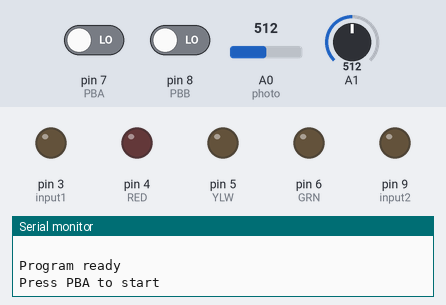
A sketch run on a simulated Arduino Uno, built with avr-gcc and run on an emulated ATmega328P. Parts: output pins drawn as LEDs (lit = HIGH), the last lines printed to the serial monitor. The inputs (shaded band) are chosen by the test bench; at power-on: A0 (photo) = 512, pin 7 (PBA) LOW, pin 8 (PBB) LOW, A1 = 512.

Above: at 0.18 s.
At 6.7 s:
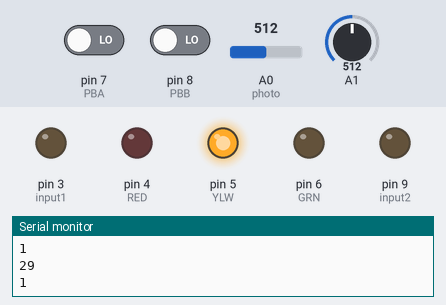
6.8 s: A0 (photo) set to 716
At 17.58 s:
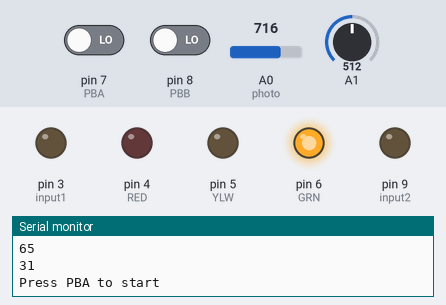
Timing chart, 0 to 20.6 s (numbered marks = the images above; inputs shaded):
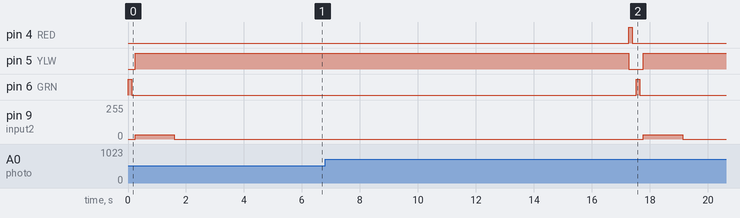

The sketch:

light_tracker-dcmotor.ino
```cpp
/*
 * Search for light with a DC Gear Motor
 * Developed by Hemant Kuruva (20077636)
 * 25 May 2018
 */

// Pin Assignments
int RED = 4;          //red LED Pin
int YLW = 5;          //yellow LED Pin
int GRN = 6;          //green LED Pin
int PBA = 7;          //pushbutton A
int PBB = 8;          //pushbutton B

int photo = 0;
int prevdata=0;
int newvdata=0;
int photoLoc=0;
int token=0;
int long i = 0;
int pot = 0;
int pwmspeed = 32;
int input1 = 3;
int input2 = 9;

int Step = 0;

void setup()
{
  //Initializing button pins as inputs
  pinMode(PBA, INPUT);
  pinMode(PBB, INPUT);

  //Initializing LED pins
  pinMode(RED, OUTPUT);
  pinMode(YLW, OUTPUT);
  pinMode(GRN, OUTPUT);

  pinMode(1,INPUT); //Potentiometer

  pinMode(0,INPUT); //Photoresistor

  //Motor Terminals
  pinMode(input1,OUTPUT);
  pinMode(input2,OUTPUT);

  //Serial Monitor
  Serial.begin(9600);
  Serial.println(" ");
  Serial.println("Program ready");
}

// Main Program
void loop() {

  //Setting variables back to null
  prevdata = 0;
  newvdata = 0;
  photoLoc = 0;
  Step = 0;

  Serial.println("Press PBA to start");

  // Wait for PBA press (and flash Green while waiting)
  do{
       digitalWrite(GRN, HIGH);
       delay(125);
       digitalWrite(GRN, LOW);
       delay(125);

       pot = analogRead(1);
       pot = map(pot, 1024, 0, -255, 255);
       movePot(pot/2);
    }
    while(digitalRead(PBA) == HIGH && token == 0);

    turnOnLED(YLW); //Yellow LED turned ON

    //Back to 0 degrees
    digitalWrite(input1,LOW);
    analogWrite(input2,pwmspeed);
    delay(1350);

    digitalWrite(input1,LOW);
    digitalWrite(input2,LOW);
    delay(500);

    Step = 0;

    //Measuring the light intensity
    for (i=0; Step < 65; i++)
    {
    digitalWrite(input1,HIGH);
    digitalWrite(input2,LOW);
    delay(3);
    Step++;
    digitalWrite(input1,LOW);
    digitalWrite(input2,LOW);
    delay(150);

    newvdata = analogRead(photo);

    if(newvdata>prevdata)
    {
      photoLoc = Step;
      prevdata = newvdata;
    }
    Serial.println(Step);
    Serial.println(photoLoc);
  }

    // Stop
  digitalWrite(input1,LOW);
  digitalWrite(input2,LOW);

  //Tracking
  for (i = 0; i<(Step-photoLoc); i++)
  {
    digitalWrite(input2,HIGH);
    digitalWrite(input1,LOW);
    delay(3);
    digitalWrite(input1,LOW);
    digitalWrite(input2,LOW);
    delay(150);
  }

  digitalWrite(input1,LOW);
  digitalWrite(input2,LOW);

  //Yellow light blinking
  digitalWrite(YLW,LOW);

  //Red light flashing
  do
  {
    digitalWrite(RED, HIGH);
    delay(125);
    digitalWrite(RED, LOW);
    delay(125);

    pot = analogRead(1);
    pot = map(pot, 1024, 0, -255, 255);
    movePot(pot);
  } while(digitalRead(PBB) == HIGH);

  token =1;
  }

//Potentiometer subroutine//
void movePot(int pot)
{
  if (pot>0)
  {
     //Back
  digitalWrite(input1,LOW);
  analogWrite(input2,pot);
  }

  else if (pot<0)
  {
    //Forward
  analogWrite(input1,-pot);
  digitalWrite(input2,LOW);
  }

else
  {
  digitalWrite(input1,LOW);
  digitalWrite(input2,LOW);
  }
  return;
}

  //LED Turning ON subroutine
  void turnOnLED(int COLOUR)
{
  digitalWrite(GRN, LOW);
  digitalWrite(YLW, LOW);
  digitalWrite(RED, LOW);
  digitalWrite(COLOUR, HIGH);
}
```
